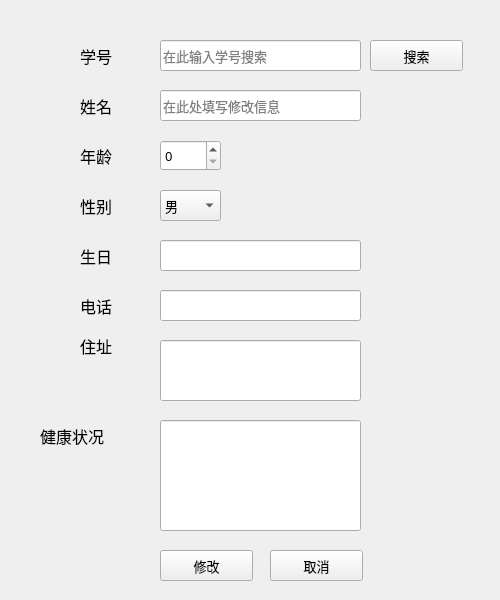
<?xml version="1.0" encoding="UTF-8"?>
<ui version="4.0">
 <class>modifyStuInfo</class>
 <widget class="QWidget" name="modifyStuInfo">
  <property name="geometry">
   <rect>
    <x>0</x>
    <y>0</y>
    <width>500</width>
    <height>600</height>
   </rect>
  </property>
  <property name="windowTitle">
   <string>修改学生信息</string>
  </property>
  <widget class="QLineEdit" name="lineEditBodyCondition">
   <property name="geometry">
    <rect>
     <x>160</x>
     <y>420</y>
     <width>201</width>
     <height>111</height>
    </rect>
   </property>
   <property name="font">
    <font>
     <family>微软雅黑 Light</family>
     <pointsize>10</pointsize>
    </font>
   </property>
   <property name="text">
    <string/>
   </property>
   <property name="maxLength">
    <number>40</number>
   </property>
   <property name="frame">
    <bool>true</bool>
   </property>
  </widget>
  <widget class="QLabel" name="label_3">
   <property name="geometry">
    <rect>
     <x>80</x>
     <y>140</y>
     <width>41</width>
     <height>31</height>
    </rect>
   </property>
   <property name="font">
    <font>
     <family>微软雅黑 Light</family>
     <pointsize>12</pointsize>
    </font>
   </property>
   <property name="text">
    <string>年龄</string>
   </property>
  </widget>
  <widget class="QPushButton" name="pushButtonSearch">
   <property name="geometry">
    <rect>
     <x>370</x>
     <y>40</y>
     <width>93</width>
     <height>31</height>
    </rect>
   </property>
   <property name="font">
    <font>
     <family>微软雅黑 Light</family>
     <pointsize>10</pointsize>
    </font>
   </property>
   <property name="text">
    <string>搜索</string>
   </property>
  </widget>
  <widget class="QLineEdit" name="lineEditName">
   <property name="geometry">
    <rect>
     <x>160</x>
     <y>90</y>
     <width>201</width>
     <height>31</height>
    </rect>
   </property>
   <property name="font">
    <font>
     <family>微软雅黑 Light</family>
     <pointsize>10</pointsize>
    </font>
   </property>
   <property name="maxLength">
    <number>20</number>
   </property>
   <property name="frame">
    <bool>true</bool>
   </property>
   <property name="placeholderText">
    <string>在此处填写修改信息</string>
   </property>
  </widget>
  <widget class="QLineEdit" name="lineEditAddress">
   <property name="geometry">
    <rect>
     <x>160</x>
     <y>340</y>
     <width>201</width>
     <height>61</height>
    </rect>
   </property>
   <property name="font">
    <font>
     <family>微软雅黑 Light</family>
     <pointsize>10</pointsize>
    </font>
   </property>
   <property name="text">
    <string/>
   </property>
   <property name="maxLength">
    <number>40</number>
   </property>
   <property name="frame">
    <bool>true</bool>
   </property>
  </widget>
  <widget class="QLabel" name="label_5">
   <property name="geometry">
    <rect>
     <x>80</x>
     <y>240</y>
     <width>41</width>
     <height>31</height>
    </rect>
   </property>
   <property name="font">
    <font>
     <family>微软雅黑 Light</family>
     <pointsize>12</pointsize>
    </font>
   </property>
   <property name="text">
    <string>生日</string>
   </property>
  </widget>
  <widget class="QLabel" name="label_7">
   <property name="geometry">
    <rect>
     <x>40</x>
     <y>420</y>
     <width>91</width>
     <height>31</height>
    </rect>
   </property>
   <property name="font">
    <font>
     <family>微软雅黑 Light</family>
     <pointsize>12</pointsize>
    </font>
   </property>
   <property name="text">
    <string>健康状况</string>
   </property>
  </widget>
  <widget class="QLineEdit" name="lineEditBirthday">
   <property name="geometry">
    <rect>
     <x>160</x>
     <y>240</y>
     <width>201</width>
     <height>31</height>
    </rect>
   </property>
   <property name="font">
    <font>
     <family>微软雅黑 Light</family>
     <pointsize>10</pointsize>
    </font>
   </property>
   <property name="text">
    <string/>
   </property>
   <property name="maxLength">
    <number>20</number>
   </property>
   <property name="frame">
    <bool>true</bool>
   </property>
  </widget>
  <widget class="QPushButton" name="pushButtonModify">
   <property name="geometry">
    <rect>
     <x>160</x>
     <y>550</y>
     <width>93</width>
     <height>31</height>
    </rect>
   </property>
   <property name="font">
    <font>
     <family>微软雅黑 Light</family>
     <pointsize>10</pointsize>
    </font>
   </property>
   <property name="text">
    <string>修改</string>
   </property>
  </widget>
  <widget class="QLabel" name="label">
   <property name="geometry">
    <rect>
     <x>80</x>
     <y>90</y>
     <width>41</width>
     <height>31</height>
    </rect>
   </property>
   <property name="font">
    <font>
     <family>微软雅黑 Light</family>
     <pointsize>12</pointsize>
    </font>
   </property>
   <property name="text">
    <string>姓名</string>
   </property>
  </widget>
  <widget class="QLabel" name="label_2">
   <property name="geometry">
    <rect>
     <x>80</x>
     <y>40</y>
     <width>41</width>
     <height>31</height>
    </rect>
   </property>
   <property name="font">
    <font>
     <family>微软雅黑 Light</family>
     <pointsize>12</pointsize>
    </font>
   </property>
   <property name="text">
    <string>学号</string>
   </property>
  </widget>
  <widget class="QLineEdit" name="lineEditID">
   <property name="geometry">
    <rect>
     <x>160</x>
     <y>40</y>
     <width>201</width>
     <height>31</height>
    </rect>
   </property>
   <property name="font">
    <font>
     <family>微软雅黑 Light</family>
     <pointsize>10</pointsize>
    </font>
   </property>
   <property name="inputMask">
    <string/>
   </property>
   <property name="maxLength">
    <number>20</number>
   </property>
   <property name="frame">
    <bool>true</bool>
   </property>
   <property name="placeholderText">
    <string>在此输入学号搜索</string>
   </property>
  </widget>
  <widget class="QLabel" name="label_6">
   <property name="geometry">
    <rect>
     <x>80</x>
     <y>330</y>
     <width>41</width>
     <height>31</height>
    </rect>
   </property>
   <property name="font">
    <font>
     <family>微软雅黑 Light</family>
     <pointsize>12</pointsize>
    </font>
   </property>
   <property name="text">
    <string>住址</string>
   </property>
  </widget>
  <widget class="QSpinBox" name="spinBoxAge">
   <property name="geometry">
    <rect>
     <x>160</x>
     <y>140</y>
     <width>61</width>
     <height>31</height>
    </rect>
   </property>
   <property name="font">
    <font>
     <family>微软雅黑 Light</family>
     <pointsize>10</pointsize>
    </font>
   </property>
   <property name="maximum">
    <number>150</number>
   </property>
  </widget>
  <widget class="QLabel" name="label_4">
   <property name="geometry">
    <rect>
     <x>80</x>
     <y>190</y>
     <width>41</width>
     <height>31</height>
    </rect>
   </property>
   <property name="font">
    <font>
     <family>微软雅黑 Light</family>
     <pointsize>12</pointsize>
    </font>
   </property>
   <property name="text">
    <string>性别</string>
   </property>
  </widget>
  <widget class="QLineEdit" name="lineEditTel">
   <property name="geometry">
    <rect>
     <x>160</x>
     <y>290</y>
     <width>201</width>
     <height>31</height>
    </rect>
   </property>
   <property name="font">
    <font>
     <family>微软雅黑 Light</family>
     <pointsize>10</pointsize>
    </font>
   </property>
   <property name="text">
    <string/>
   </property>
   <property name="maxLength">
    <number>20</number>
   </property>
   <property name="frame">
    <bool>true</bool>
   </property>
  </widget>
  <widget class="QLabel" name="label_8">
   <property name="geometry">
    <rect>
     <x>80</x>
     <y>290</y>
     <width>41</width>
     <height>31</height>
    </rect>
   </property>
   <property name="font">
    <font>
     <family>微软雅黑 Light</family>
     <pointsize>12</pointsize>
    </font>
   </property>
   <property name="text">
    <string>电话</string>
   </property>
  </widget>
  <widget class="QComboBox" name="comboBox">
   <property name="geometry">
    <rect>
     <x>160</x>
     <y>190</y>
     <width>61</width>
     <height>31</height>
    </rect>
   </property>
   <property name="font">
    <font>
     <family>微软雅黑 Light</family>
     <pointsize>10</pointsize>
    </font>
   </property>
   <item>
    <property name="text">
     <string>男</string>
    </property>
   </item>
   <item>
    <property name="text">
     <string>女</string>
    </property>
   </item>
  </widget>
  <widget class="QPushButton" name="pushButtonCancel">
   <property name="geometry">
    <rect>
     <x>270</x>
     <y>550</y>
     <width>93</width>
     <height>31</height>
    </rect>
   </property>
   <property name="font">
    <font>
     <family>微软雅黑 Light</family>
     <pointsize>10</pointsize>
    </font>
   </property>
   <property name="text">
    <string>取消</string>
   </property>
  </widget>
 </widget>
 <tabstops>
  <tabstop>lineEditID</tabstop>
  <tabstop>pushButtonSearch</tabstop>
  <tabstop>lineEditName</tabstop>
  <tabstop>spinBoxAge</tabstop>
  <tabstop>comboBox</tabstop>
  <tabstop>lineEditBirthday</tabstop>
  <tabstop>lineEditTel</tabstop>
  <tabstop>lineEditAddress</tabstop>
  <tabstop>lineEditBodyCondition</tabstop>
  <tabstop>pushButtonModify</tabstop>
 </tabstops>
 <resources/>
 <connections/>
</ui>
